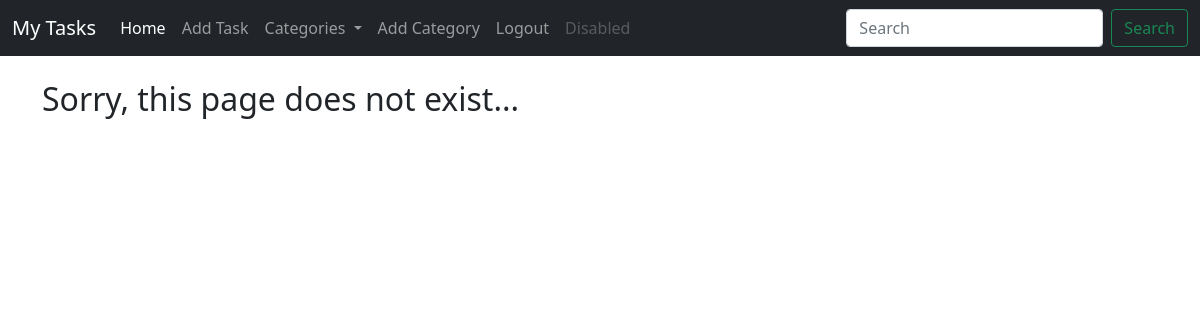
Before: /category/family/ (signed in) with the older database file.
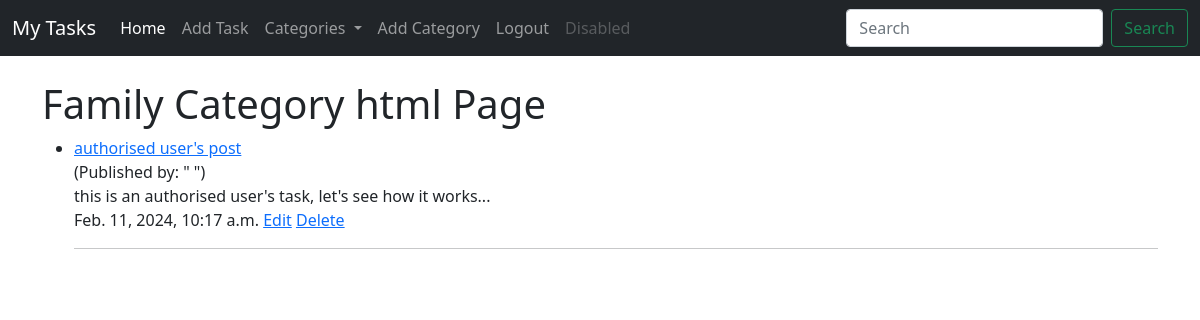
After: the same page with the newer database file.
### task/models.py (models this page shows, shortened)
class Task(models.Model):
    title = models.CharField(max_length=200)
    title_tag = models.CharField(max_length=200)
    author = models.ForeignKey(User, on_delete=models.CASCADE)
    short_description = models.TextField()
    date_created = models.DateTimeField(auto_now_add=True)
    priority = models.IntegerField(default=0)
    category = models.CharField(max_length=200, default='uncategorized')
    completed = models.BooleanField(default=False)

### task/views.py (the view)
# urls.py: path('category/<str:cats>/', CategoryView.as_view(), name='category')
class CategoryView(CategoryMixin, ListView):
    template_name = 'task/categories.html'
    context_object_name = 'category_tasks'
    def get_queryset(self):
        cats = self.kwargs['cats']
        return Task.objects.filter(category=cats.replace('-', ' '))
    def get_context_data(self, **kwargs):
        context = super().get_context_data(**kwargs)
        cats = self.kwargs['cats']
        context['cats'] = cats.title().replace('-', ' ')
        return context

### task/models.py (called while the page is built)
    def __str__(self):
        return self.category_name

### task/views.py (called while the page is built)
    def get_context_data(self, *args, **kwargs):
        cat_list = Category.objects.all()
        context = super().get_context_data(*args, **kwargs)
        context['cat_list'] = cat_list
        return context

### task/templates/task/categories.html
{% extends 'task/base.html' %}
{% block content %}
{% if category_tasks %}
<h1>{{ cats }} Category html Page</h1>
<ul>
    {% for task in category_tasks %}
        {% if user.id == task.author.id %}
    <li>
        <a href="{% url 'task-detail' task.pk %}">{{ task.title }}</a><br>
        (Published by: "{{ task.author.first_name }} {{ task.author.last_name }}")
        <br>
        {{ task.short_description|slice:":150"}}
        <br>
        {{ task.date_created }}
        {% if user.is_authenticated %}
        <a href="{% url 'edit_task' task.pk %}">Edit</a>
        <a href="{% url 'delete_task' task.pk %}">Delete</a>
        {% endif %}
        <hr>
    </li>
        {% endif %}
    {% endfor %}
</ul>
{% else %}
<h2>Sorry, this page does not exist...</h2>
{% endif %}
{% endblock %}

Changed rows visible on the page:
added Task: title "authorised user's post", short_description "this is an authorised user's task, let's see how it works...", date_created "Feb. 11, 2024, 10:17 a.m."
Other visible differences:
{{ cats }}: (not shown) → "Family"
text no longer shown: "Sorry, this page does not exist..."
text now shown: "Category html Page"
